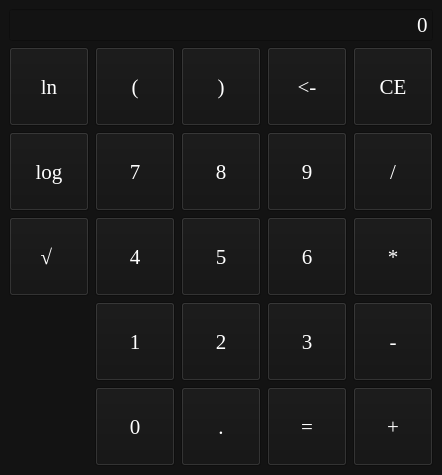
<?xml version="1.0" encoding="UTF-8"?>
<ui version="4.0">
 <class>MainWindow</class>
 <widget class="QMainWindow" name="MainWindow">
  <property name="geometry">
   <rect>
    <x>0</x>
    <y>0</y>
    <width>419</width>
    <height>475</height>
   </rect>
  </property>
  <property name="windowTitle">
   <string>calculator</string>
  </property>
  <property name="styleSheet">
   <string notr="true">QWidget {
	color:white;
	background-color:#131313;
	font-family: Rubic;
	font-size: 16pt;
	font-weight; 600;
}</string>
  </property>
  <widget class="QWidget" name="centralwidget">
   <property name="styleSheet">
    <string notr="true">QWidget {
	color:white;
	background-color:#131313;
	font-family: Times New Roman;
	font-size: 16pt;
	font-weight; 600;
}</string>
   </property>
   <layout class="QVBoxLayout" name="verticalLayout">
    <item>
     <widget class="QLineEdit" name="lineEdit">
      <property name="sizePolicy">
       <sizepolicy hsizetype="Expanding" vsizetype="Maximum">
        <horstretch>0</horstretch>
        <verstretch>0</verstretch>
       </sizepolicy>
      </property>
      <property name="text">
       <string>0</string>
      </property>
      <property name="maxLength">
       <number>10</number>
      </property>
      <property name="alignment">
       <set>Qt::AlignRight|Qt::AlignTrailing|Qt::AlignVCenter</set>
      </property>
      <property name="readOnly">
       <bool>true</bool>
      </property>
     </widget>
    </item>
    <item>
     <layout class="QGridLayout" name="layout_button">
      <item row="1" column="2">
       <widget class="QPushButton" name="btn_right_bracket">
        <property name="sizePolicy">
         <sizepolicy hsizetype="Minimum" vsizetype="Expanding">
          <horstretch>0</horstretch>
          <verstretch>0</verstretch>
         </sizepolicy>
        </property>
        <property name="text">
         <string>)</string>
        </property>
       </widget>
      </item>
      <item row="5" column="1">
       <widget class="QPushButton" name="num0">
        <property name="sizePolicy">
         <sizepolicy hsizetype="Minimum" vsizetype="Expanding">
          <horstretch>0</horstretch>
          <verstretch>0</verstretch>
         </sizepolicy>
        </property>
        <property name="text">
         <string>0</string>
        </property>
       </widget>
      </item>
      <item row="4" column="4">
       <widget class="QPushButton" name="btn_minus">
        <property name="sizePolicy">
         <sizepolicy hsizetype="Minimum" vsizetype="Expanding">
          <horstretch>0</horstretch>
          <verstretch>0</verstretch>
         </sizepolicy>
        </property>
        <property name="text">
         <string>-</string>
        </property>
       </widget>
      </item>
      <item row="4" column="1">
       <widget class="QPushButton" name="num1">
        <property name="sizePolicy">
         <sizepolicy hsizetype="Minimum" vsizetype="Expanding">
          <horstretch>0</horstretch>
          <verstretch>0</verstretch>
         </sizepolicy>
        </property>
        <property name="text">
         <string>1</string>
        </property>
       </widget>
      </item>
      <item row="5" column="2">
       <widget class="QPushButton" name="btn_float">
        <property name="sizePolicy">
         <sizepolicy hsizetype="Minimum" vsizetype="Expanding">
          <horstretch>0</horstretch>
          <verstretch>0</verstretch>
         </sizepolicy>
        </property>
        <property name="text">
         <string>.</string>
        </property>
       </widget>
      </item>
      <item row="5" column="3">
       <widget class="QPushButton" name="btn_equals">
        <property name="sizePolicy">
         <sizepolicy hsizetype="Minimum" vsizetype="Expanding">
          <horstretch>0</horstretch>
          <verstretch>0</verstretch>
         </sizepolicy>
        </property>
        <property name="text">
         <string>=</string>
        </property>
       </widget>
      </item>
      <item row="1" column="4">
       <widget class="QPushButton" name="btn_delete">
        <property name="sizePolicy">
         <sizepolicy hsizetype="Minimum" vsizetype="Expanding">
          <horstretch>0</horstretch>
          <verstretch>0</verstretch>
         </sizepolicy>
        </property>
        <property name="text">
         <string>CE</string>
        </property>
       </widget>
      </item>
      <item row="5" column="4">
       <widget class="QPushButton" name="btn_plus">
        <property name="sizePolicy">
         <sizepolicy hsizetype="Minimum" vsizetype="Expanding">
          <horstretch>0</horstretch>
          <verstretch>0</verstretch>
         </sizepolicy>
        </property>
        <property name="text">
         <string>+</string>
        </property>
       </widget>
      </item>
      <item row="3" column="4">
       <widget class="QPushButton" name="btn_multiply">
        <property name="sizePolicy">
         <sizepolicy hsizetype="Minimum" vsizetype="Expanding">
          <horstretch>0</horstretch>
          <verstretch>0</verstretch>
         </sizepolicy>
        </property>
        <property name="text">
         <string>*</string>
        </property>
       </widget>
      </item>
      <item row="2" column="4">
       <widget class="QPushButton" name="btn_share">
        <property name="sizePolicy">
         <sizepolicy hsizetype="Minimum" vsizetype="Expanding">
          <horstretch>0</horstretch>
          <verstretch>0</verstretch>
         </sizepolicy>
        </property>
        <property name="text">
         <string>/</string>
        </property>
       </widget>
      </item>
      <item row="2" column="3">
       <widget class="QPushButton" name="num9">
        <property name="sizePolicy">
         <sizepolicy hsizetype="Minimum" vsizetype="Expanding">
          <horstretch>0</horstretch>
          <verstretch>0</verstretch>
         </sizepolicy>
        </property>
        <property name="text">
         <string>9</string>
        </property>
       </widget>
      </item>
      <item row="3" column="1">
       <widget class="QPushButton" name="num4">
        <property name="sizePolicy">
         <sizepolicy hsizetype="Minimum" vsizetype="Expanding">
          <horstretch>0</horstretch>
          <verstretch>0</verstretch>
         </sizepolicy>
        </property>
        <property name="text">
         <string>4</string>
        </property>
       </widget>
      </item>
      <item row="3" column="2">
       <widget class="QPushButton" name="num5">
        <property name="sizePolicy">
         <sizepolicy hsizetype="Minimum" vsizetype="Expanding">
          <horstretch>0</horstretch>
          <verstretch>0</verstretch>
         </sizepolicy>
        </property>
        <property name="text">
         <string>5</string>
        </property>
       </widget>
      </item>
      <item row="2" column="2">
       <widget class="QPushButton" name="num8">
        <property name="sizePolicy">
         <sizepolicy hsizetype="Minimum" vsizetype="Expanding">
          <horstretch>0</horstretch>
          <verstretch>0</verstretch>
         </sizepolicy>
        </property>
        <property name="text">
         <string>8</string>
        </property>
       </widget>
      </item>
      <item row="4" column="2">
       <widget class="QPushButton" name="num2">
        <property name="sizePolicy">
         <sizepolicy hsizetype="Minimum" vsizetype="Expanding">
          <horstretch>0</horstretch>
          <verstretch>0</verstretch>
         </sizepolicy>
        </property>
        <property name="text">
         <string>2</string>
        </property>
       </widget>
      </item>
      <item row="2" column="1">
       <widget class="QPushButton" name="num7">
        <property name="sizePolicy">
         <sizepolicy hsizetype="Minimum" vsizetype="Expanding">
          <horstretch>0</horstretch>
          <verstretch>0</verstretch>
         </sizepolicy>
        </property>
        <property name="text">
         <string>7</string>
        </property>
       </widget>
      </item>
      <item row="3" column="3">
       <widget class="QPushButton" name="num6">
        <property name="sizePolicy">
         <sizepolicy hsizetype="Minimum" vsizetype="Expanding">
          <horstretch>0</horstretch>
          <verstretch>0</verstretch>
         </sizepolicy>
        </property>
        <property name="text">
         <string>6</string>
        </property>
       </widget>
      </item>
      <item row="4" column="3">
       <widget class="QPushButton" name="num3">
        <property name="sizePolicy">
         <sizepolicy hsizetype="Minimum" vsizetype="Expanding">
          <horstretch>0</horstretch>
          <verstretch>0</verstretch>
         </sizepolicy>
        </property>
        <property name="text">
         <string>3</string>
        </property>
       </widget>
      </item>
      <item row="1" column="1">
       <widget class="QPushButton" name="btn_left_bracket">
        <property name="sizePolicy">
         <sizepolicy hsizetype="Minimum" vsizetype="Expanding">
          <horstretch>0</horstretch>
          <verstretch>0</verstretch>
         </sizepolicy>
        </property>
        <property name="text">
         <string>(</string>
        </property>
       </widget>
      </item>
      <item row="1" column="3">
       <widget class="QPushButton" name="num9_3">
        <property name="sizePolicy">
         <sizepolicy hsizetype="Minimum" vsizetype="Expanding">
          <horstretch>0</horstretch>
          <verstretch>0</verstretch>
         </sizepolicy>
        </property>
        <property name="text">
         <string>&lt;-</string>
        </property>
       </widget>
      </item>
      <item row="1" column="0">
       <widget class="QPushButton" name="btn_ln">
        <property name="sizePolicy">
         <sizepolicy hsizetype="Minimum" vsizetype="Expanding">
          <horstretch>0</horstretch>
          <verstretch>0</verstretch>
         </sizepolicy>
        </property>
        <property name="text">
         <string>ln</string>
        </property>
       </widget>
      </item>
      <item row="2" column="0">
       <widget class="QPushButton" name="btn_log">
        <property name="sizePolicy">
         <sizepolicy hsizetype="Minimum" vsizetype="Expanding">
          <horstretch>0</horstretch>
          <verstretch>0</verstretch>
         </sizepolicy>
        </property>
        <property name="text">
         <string>log</string>
        </property>
       </widget>
      </item>
      <item row="3" column="0">
       <widget class="QPushButton" name="btn_sqrt">
        <property name="sizePolicy">
         <sizepolicy hsizetype="Minimum" vsizetype="Expanding">
          <horstretch>0</horstretch>
          <verstretch>0</verstretch>
         </sizepolicy>
        </property>
        <property name="text">
         <string>√ </string>
        </property>
       </widget>
      </item>
     </layout>
    </item>
   </layout>
  </widget>
 </widget>
 <resources/>
 <connections/>
</ui>
